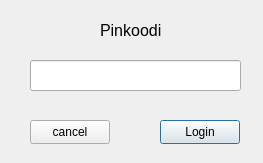
<?xml version="1.0" encoding="UTF-8"?>
<ui version="4.0">
 <class>KirjautumisIkkuna</class>
 <widget class="QDialog" name="KirjautumisIkkuna">
  <property name="geometry">
   <rect>
    <x>0</x>
    <y>0</y>
    <width>263</width>
    <height>163</height>
   </rect>
  </property>
  <property name="windowTitle">
   <string>Dialog</string>
  </property>
  <widget class="QLineEdit" name="Text_KirjoitusAlue">
   <property name="geometry">
    <rect>
     <x>30</x>
     <y>60</y>
     <width>211</width>
     <height>31</height>
    </rect>
   </property>
  </widget>
  <widget class="QLabel" name="Lable_Otsikko">
   <property name="geometry">
    <rect>
     <x>100</x>
     <y>20</y>
     <width>91</width>
     <height>20</height>
    </rect>
   </property>
   <property name="font">
    <font>
     <pointsize>12</pointsize>
    </font>
   </property>
   <property name="text">
    <string>Pinkoodi</string>
   </property>
  </widget>
  <widget class="QPushButton" name="Push_Kirjaudu">
   <property name="geometry">
    <rect>
     <x>160</x>
     <y>120</y>
     <width>80</width>
     <height>24</height>
    </rect>
   </property>
   <property name="text">
    <string>Login</string>
   </property>
  </widget>
  <widget class="QPushButton" name="Push_Peruuta">
   <property name="geometry">
    <rect>
     <x>30</x>
     <y>120</y>
     <width>80</width>
     <height>24</height>
    </rect>
   </property>
   <property name="text">
    <string>cancel</string>
   </property>
  </widget>
  <widget class="QLabel" name="Viesti_kentta">
   <property name="geometry">
    <rect>
     <x>90</x>
     <y>96</y>
     <width>101</width>
     <height>20</height>
    </rect>
   </property>
   <property name="text">
    <string/>
   </property>
  </widget>
 </widget>
 <resources/>
 <connections/>
</ui>
